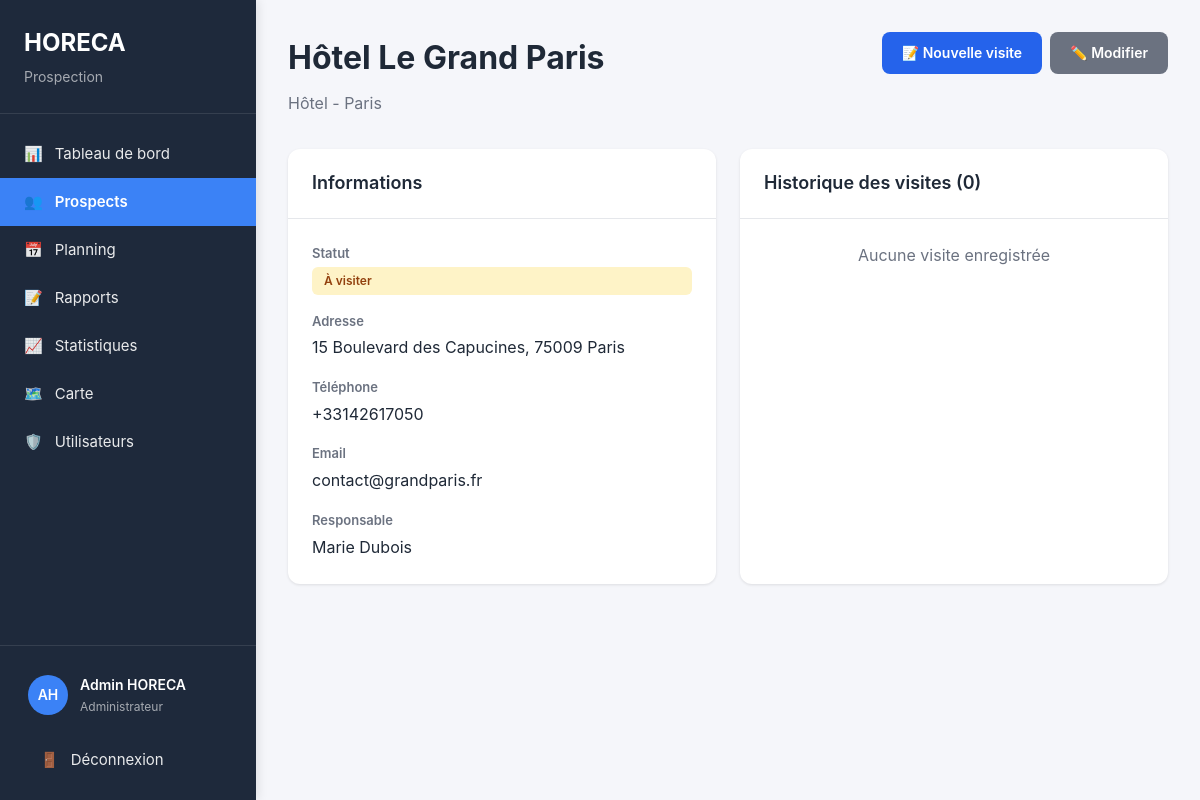
The page /prospect-detail.php?id=1 (signed in) on the database its author committed.
### tables this page shows
CREATE TABLE `prospects` (
  `id` int(11) NOT NULL AUTO_INCREMENT,
  `name` varchar(255) NOT NULL,
  `type` enum('hotel','restaurant','traiteur','ecole','hopital','autre') NOT NULL DEFAULT 'autre',
  `address` varchar(255) DEFAULT NULL,
  `postal_code` varchar(10) DEFAULT NULL,
  `city` varchar(100) DEFAULT NULL,
  `country` varchar(100) DEFAULT 'France',
  `phone` varchar(20) DEFAULT NULL,
  `email` varchar(255) DEFAULT NULL,
  `website` varchar(255) DEFAULT NULL,
  `manager_name` varchar(100) DEFAULT NULL,
  `status` enum('to_visit','in_progress','converted','lost') NOT NULL DEFAULT 'to_visit',
  `latitude` decimal(10, 8) DEFAULT NULL,
  `longitude` decimal(11, 8) DEFAULT NULL,
  `note_avg` decimal(3, 2) DEFAULT 0.00,
  `created_by` int(11) DEFAULT NULL,
  `created_at` timestamp NOT NULL DEFAULT CURRENT_TIMESTAMP,
  `updated_at` timestamp NOT NULL DEFAULT CURRENT_TIMESTAMP ON UPDATE CURRENT_TIMESTAMP,
  PRIMARY KEY (`id`),
  KEY `created_by` (`created_by`),
  KEY `status` (`status`),
  KEY `city` (`city`)
);

### config/config.php (called while the page is built, shortened)
<?php
function escapeHtml($text) {
    return htmlspecialchars($text, ENT_QUOTES, 'UTF-8');
}
function getStatusLabel($status) {
    $labels = [
        'to_visit' => 'À visiter',
        'in_progress' => 'En cours',
        'converted' => 'Converti',
        'lost' => 'Perdu',
        'planned' => 'Planifiée',
        'completed' => 'Terminée',
        'cancelled' => 'Annulée',
        'pending' => 'En attente',
        'done' => 'Terminé',
        'skipped' => 'Ignoré'
    ];
    return $labels[$status] ?? $status;
}
function getTypeLabel($type) {
    $labels = [
        'hotel' => 'Hôtel',
        'restaurant' => 'Restaurant',
        'traiteur' => 'Traiteur',
        'ecole' => 'École',
        'hopital' => 'Hôpital',
        'autre' => 'Autre'
    ];
    return $labels[$type] ?? $type;
}
?>

### prospect-detail.php (the view, shortened to what this page needs)
<?php
require_once 'config/config.php';
$db = getDbConnection();
$id = $_GET['id'] ?? 0;
try {
    $stmt = $db->prepare("SELECT * FROM prospects WHERE id = ?");
    $stmt->execute([$id]);
    $prospect = $stmt->fetch();
    $stmt = $db->prepare("SELECT v.*, u.first_name, u.last_name FROM visits v LEFT JOIN users u ON v.user_id = u.id WHERE v.prospect_id = ? ORDER BY v.visited_at DESC");
    $stmt->execute([$id]);
    $visits = $stmt->fetchAll();
} catch (PDOException $e) {
    die("Erreur");
}
include 'includes/header.php';
include 'includes/sidebar.php';
?>
<div class="main-content">
    <div class="content">
        <div class="page-header">
            <div>
                <h1><?php echo escapeHtml($prospect['name']); ?></h1>
                <p class="text-muted"><?php echo getTypeLabel($prospect['type']); ?> - <?php echo escapeHtml($prospect['city']); ?></p>
            </div>
            <div class="action-buttons">
                <a href="new-visit.php?prospect_id=<?php echo $id; ?>" class="btn btn-primary">📝 Nouvelle visite</a>
                <a href="edit-prospect.php?id=<?php echo $id; ?>" class="btn btn-secondary">✏️ Modifier</a>
            </div>
        </div>
        <div class="dashboard-grid">
            <div class="card">
                <div class="card-header"><h3>Informations</h3></div>
                <div class="card-body">
                    <div class="info-grid">
                        <div class="info-item">
                            <span class="info-label">Statut</span>
                            <span class="badge badge-<?php echo $prospect['status']; ?>"><?php echo getStatusLabel($prospect['status']); ?></span>
                        </div>
                        <div class="info-item">
                            <span class="info-label">Adresse</span>
                            <span><?php echo escapeHtml($prospect['address']); ?>, <?php echo escapeHtml($prospect['postal_code']); ?> <?php echo escapeHtml($prospect['city']); ?></span>
                        </div>
                        <div class="info-item">
                            <span class="info-label">Téléphone</span>
                            <span><?php echo escapeHtml($prospect['phone']); ?></span>
                        </div>
                        <div class="info-item">
                            <span class="info-label">Email</span>
                            <span><?php echo escapeHtml($prospect['email']); ?></span>
                        </div>
                        <div class="info-item">
                            <span class="info-label">Responsable</span>
                            <span><?php echo escapeHtml($prospect['manager_name']); ?></span>
                        </div>
                    </div>
                </div>
            </div>
            <div class="card">
                <div class="card-header"><h3>Historique des visites (<?php echo count($visits); ?>)</h3></div>
                <div class="card-body">
                    <?php if (empty($visits)): ?>
                        <p class="text-muted text-center">Aucune visite enregistrée</p>
                    <?php endif; ?>
                </div>
            </div>
        </div>
    </div>
</div>
<?php include 'includes/footer.php'; ?>

### css/style.css (style rules this page uses)
* { margin: 0; padding: 0; box-sizing: border-box; }
body { font-family: -apple-system, BlinkMacSystemFont, 'Segoe UI', 'Roboto', sans-serif; background: #F5F6FA; color: #1F2937; line-height: 1.6; }
.main-content { margin-left: 256px; flex: 1; min-height: 100vh; }
.content { padding: 32px; max-width: 1400px; }
.page-header { display: flex; justify-content: space-between; align-items: flex-start; margin-bottom: 32px; }
.page-header h1 { font-size: 32px; font-weight: 700; color: #1F2937; margin-bottom: 8px; }
.card { background: white; border-radius: 12px; box-shadow: 0 1px 3px rgba(0,0,0,0.1); margin-bottom: 24px; }
.card-header { padding: 20px 24px; border-bottom: 1px solid #E5E7EB; }
.card-header h2, .card-header h3 { font-size: 18px; font-weight: 600; color: #1F2937; }
.card-body { padding: 24px; }
.btn { padding: 10px 20px; border: none; border-radius: 8px; font-size: 14px; font-weight: 600; cursor: pointer; text-decoration: none; display: inline-flex; align-items: center; gap: 8px; transition: all 0.2s; }
.btn-primary { background: #2563EB; color: white; }
.btn-secondary { background: #6B7280; color: white; }
.dashboard-grid { display: grid; grid-template-columns: repeat(auto-fit, minmax(400px, 1fr)); gap: 24px; margin-bottom: 24px; }
.badge { padding: 4px 12px; border-radius: 6px; font-size: 12px; font-weight: 600; display: inline-block; }
.badge-to_visit { background: #FEF3C7; color: #92400E; }
.action-buttons { display: flex; gap: 8px; }
.text-center { text-align: center; }
.text-muted { color: #6B7280; }
.info-grid { display: grid; gap: 16px; }
.info-item { display: flex; flex-direction: column; gap: 4px; }
.info-label { font-size: 13px; color: #6B7280; font-weight: 600; }

### rows shown on the page
prospects: name "Hôtel Le Grand Paris", type "Hôtel", city "Paris", status "À visiter", address "15 Boulevard des Capucines", postal_code "75009", phone "+33142617050", email "contact@grandparis.fr", manager_name "Marie Dubois"

### other values the page prints
substr($user['first_name'], 0, 1) . substr($user['last_name'], 0, 1) "AH"
escapeHtml($user['first_name'] . ' ' . $user['last_name']) "Admin HORECA"
getRoleLabel($user['role']) "Administrateur"
count($visits) "0"
